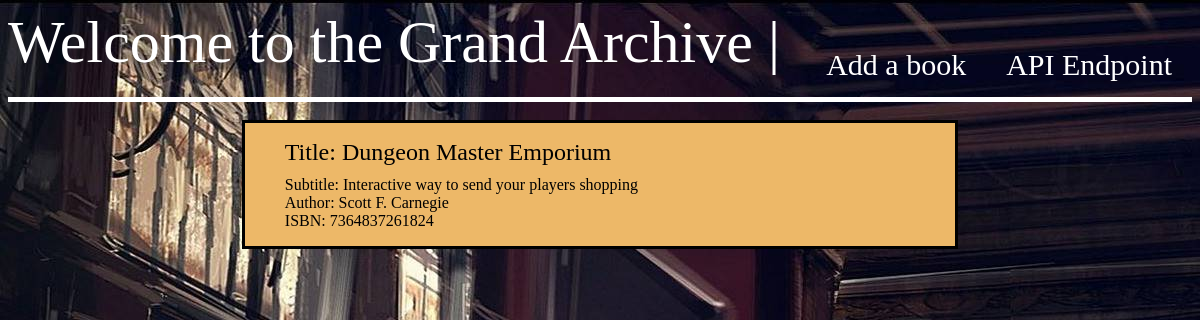
Before: / with the older database file.
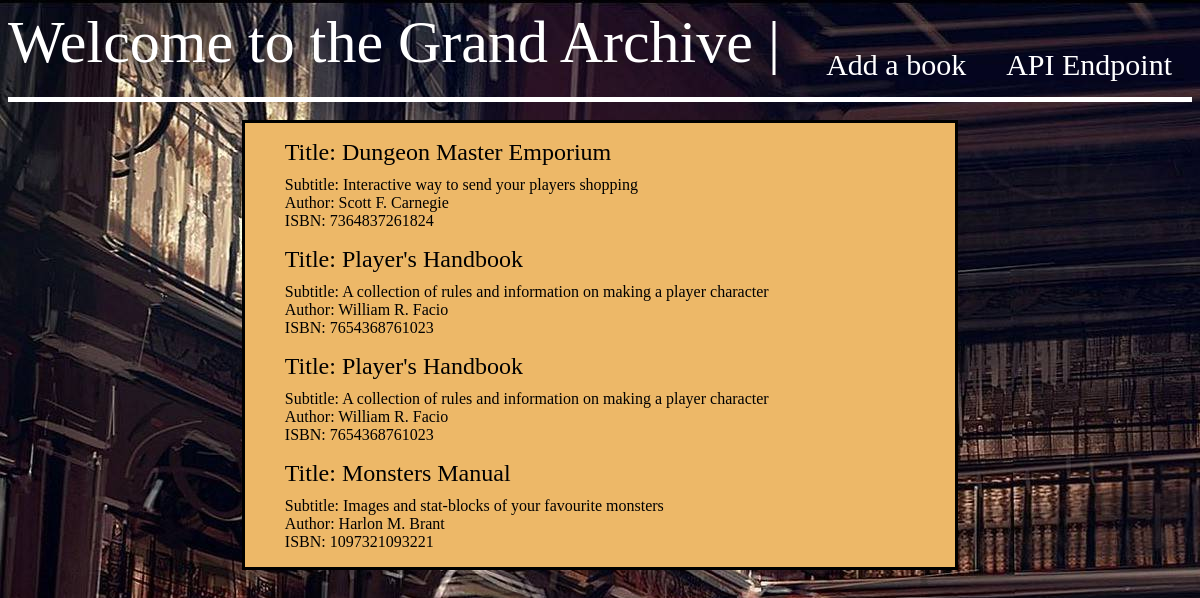
After: the same page with the newer database file.
### books/models.py (models this page shows, shortened)
class Book(models.Model):
    title = models.CharField(max_length=250)
    subtitle = models.CharField(max_length=250)
    author = models.CharField(max_length=100)
    isbn = models.CharField(max_length=13)

### books/views.py (the view)
# urls.py: path("", BookListView.as_view(), name = "home"),
class BookListView(ListView):
    model = Book
    template_name = "book_list.html"

### books/templates/book_list.html
{% extends 'base.html' %}
{% block content %}
  <div class="wrapper">
    {% for book in book_list %}
    <ul>
      <li>Title: {{ book.title }}</li>
      <li>Subtitle: {{ book.subtitle }}</li>
      <li>Author: {{ book.author }}</li>
      <li>ISBN: {{ book.isbn }}</li>
    </ul>
    {% endfor %}
  </div>
{% endblock content %}

### books/templates/base.html (shortened to what this page needs)
<!DOCTYPE html>
{% load static %}
<html>
  <head>
    <link rel="stylesheet" href="{% static 'style.css' %} ">
  </head>
  <body>
    <header>
      <div class = "navigation">
        Welcome to the Grand Archive
        <a class = "links" href="{% url 'apis' %}">API Endpoint</a>|
        <a class = "links" href="{% url 'add_book' %}">Add a book</a>
      </div>
    </header>
    {% block content %}
    {% endblock content %}
  </body>
</html>

### static/style.css (style rules this page uses)
body { background-image: url(background.jpg); }
.navigation { font-family: aerial; font-size: 60px; color: white; border-bottom: 5px solid white; padding-bottom: 20px; }
.links { display:inline; float: right; margin-top: 20px; text-decoration: none; font-size: 30px; padding: 20px; color: white; }
.wrapper { background-color: #EDB868; border: solid; border-color: black; max-width: 60%; margin: 0 auto; }
.wrapper ul li { list-style: none; font-size: 16px; color: black; font-family: aerial; }
.wrapper ul li:nth-child(1) { font-size: 24px; font-style: bold; padding-bottom: 10px; }

Changed rows visible on the page:
added Book: title "Player's Handbook", subtitle "A collection of rules and information on making a player character", author "William R. Facio", isbn "7654368761023"
added Book: title "Player's Handbook", subtitle "A collection of rules and information on making a player character", author "William R. Facio", isbn "7654368761023"
added Book: title "Monsters Manual", subtitle "Images and stat-blocks of your favourite monsters", author "Harlon M. Brant", isbn "1097321093221"
